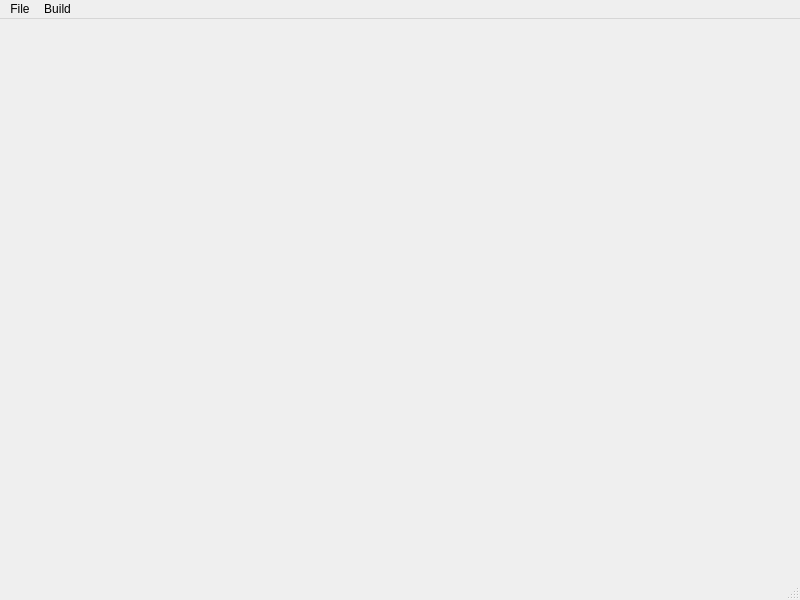
<?xml version="1.0" encoding="UTF-8"?>
<ui version="4.0">
 <class>map_viewer</class>
 <widget class="QMainWindow" name="map_viewer">
  <property name="geometry">
   <rect>
    <x>0</x>
    <y>0</y>
    <width>800</width>
    <height>600</height>
   </rect>
  </property>
  <property name="windowTitle">
   <string>MainWindow</string>
  </property>
  <widget class="QWidget" name="centralwidget">
   <layout class="QVBoxLayout" name="verticalLayout"/>
  </widget>
  <widget class="QMenuBar" name="menubar">
   <property name="geometry">
    <rect>
     <x>0</x>
     <y>0</y>
     <width>800</width>
     <height>20</height>
    </rect>
   </property>
   <widget class="QMenu" name="menuFile">
    <property name="title">
     <string>File</string>
    </property>
    <addaction name="actionLoad"/>
   </widget>
   <widget class="QMenu" name="menuBuild">
    <property name="title">
     <string>Build</string>
    </property>
    <addaction name="actionBuild_Voronoi"/>
   </widget>
   <addaction name="menuFile"/>
   <addaction name="menuBuild"/>
  </widget>
  <widget class="QStatusBar" name="statusbar"/>
  <action name="actionLoad">
   <property name="text">
    <string>Load</string>
   </property>
  </action>
  <action name="actionBuild_Voronoi">
   <property name="text">
    <string>Build Voronoi</string>
   </property>
  </action>
 </widget>
 <resources/>
 <connections/>
</ui>
